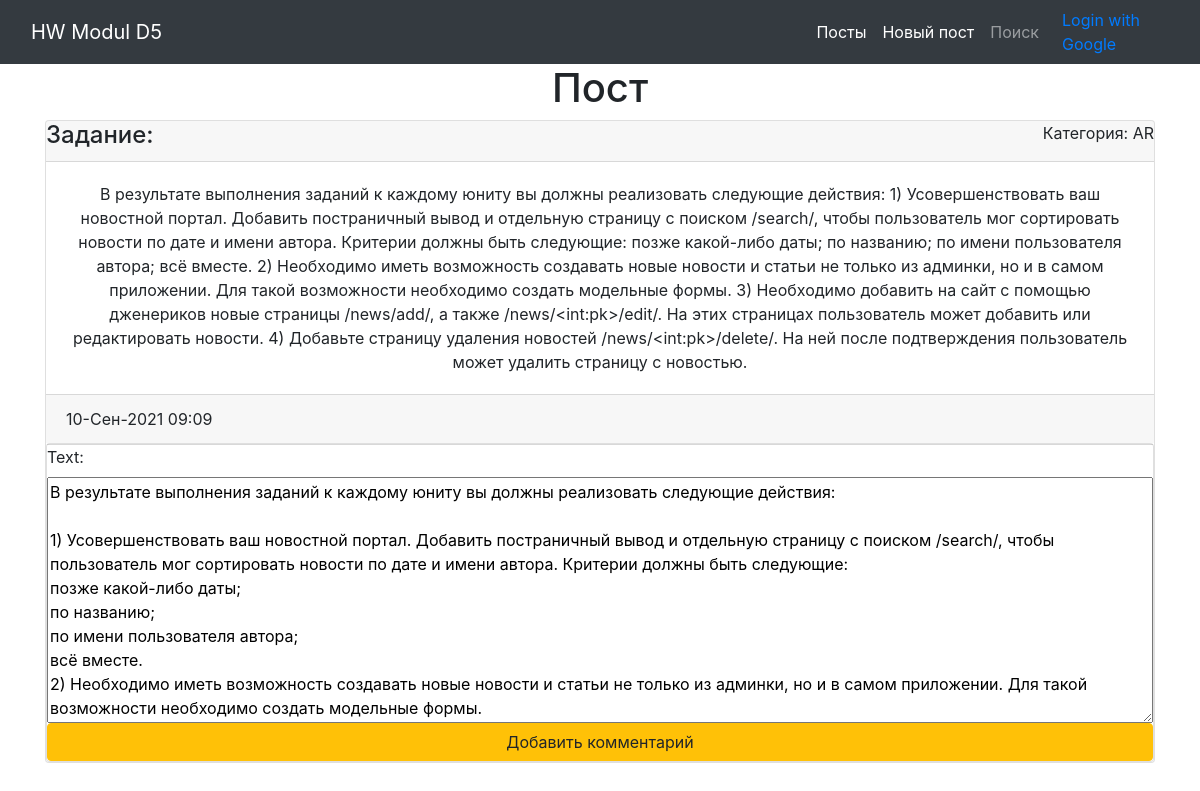
/12/, run on an earlier commit of the app's database.
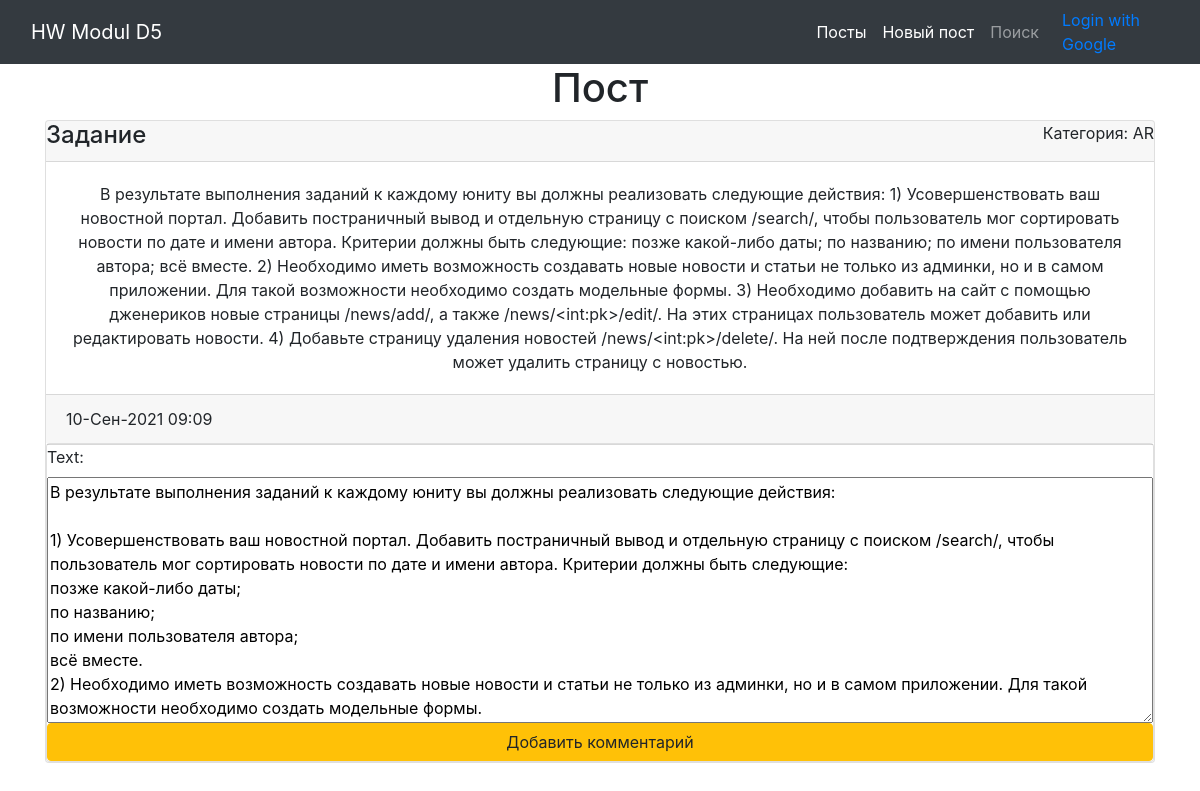
And on a later commit of the database.
### news/models.py (models this page shows, shortened)
class Post(models.Model):
    author = models.ForeignKey(Author, on_delete=models.CASCADE)
    NEWS = 'Новость'
    ARTICLE = 'Статья'
    CATEGORY_CHOICES = (
        (NEWS, 'Новость'),
        (ARTICLE, 'Статья'),
    )
    categoryType = models.CharField(
        max_length=7, choices=CATEGORY_CHOICES, default=ARTICLE)
    dateCreation = models.DateTimeField(auto_now_add=True)
    postCategory = models.ManyToManyField(Category, through='PostCategory')
    title = models.CharField(max_length=128)
    text = models.TextField()
    rating = models.SmallIntegerField(default=0)

### news/views.py (the view)
# urls.py: path('<int:pk>/', PostDetail.as_view(), name='post'),
class PostDetail(DetailView, CreateView):
    template_name = 'flatpages/post.html'
    queryset = Post.objects.all()
    comment = Comment.objects.all()
    form_class = CommentForm
    def get_object(self, **kwargs):
        id = self.kwargs.get('pk')
        return Post.objects.get(pk=id)

### news/forms.py
class CommentForm(ModelForm):
    class Meta:
        model = Comment
        fields = ['text']

### templates/flatpages/post.html (shortened to what this page needs)
{% extends 'flatpages/default.html' %}
{% load custom_filters %}
{% block content %}
    <h1>Пост</h1>
    {% if post %}
    <div class="card">
        <div class="card-header">
            <h4>{{ post.title }}</h4>
            <p>Категория: {{ post.categoryType }}</p>
        </div>
        <div class="card-body">
            {{ post.text }}
        </div>
        <div class="card-footer">
            {{ post.dateCreation|date:'d-M-Y H:m' }}
        </div>
        <div class="card">
            <div class="card-header">
        </div>
        <div>
            <form class="form" method="POST">
                {{ form }}
                <button type="submit" class="btn btn-warning">Добавить комментарий</button>
            </form>
        </div>
    </div>
    {% else %}
        <h1>Новостей нет!</h1>
    {% endif %}
{% endblock content %}

What changed in the data, as far as the page shows it:
changed Post "AR": title "Задание:" → "Задание"
